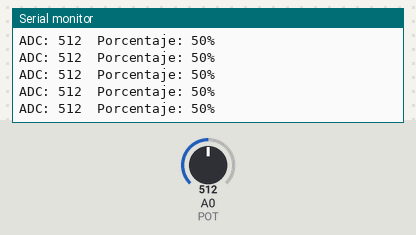
A sketch run on a simulated Arduino Uno, built with avr-gcc and run on an emulated ATmega328P. Parts: the last lines printed to the serial monitor. Inputs (shaded band) come from the test bench; at power-on: A0 (POT) = 512.

Above: at 1.2 s.
1.3 s: A0 (POT) set to 716
At 1.31 s:
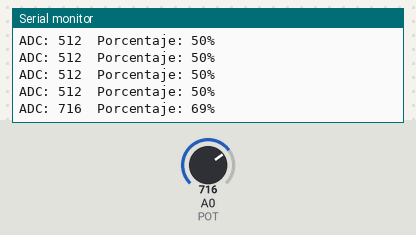
2.8 s: A0 (POT) set to 900
At 2.82 s:
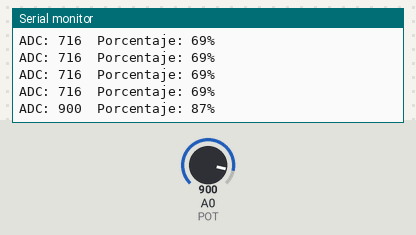
Timing chart, 0 to 5.8 s (numbered marks = the images above; inputs shaded):
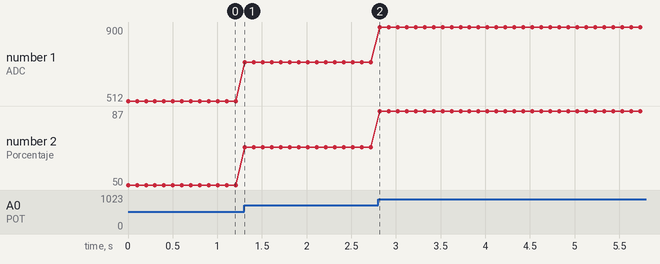

The sketch:

potenciometro_porcentaje.ino
```cpp
const int POT = A0;

void setup() {
  Serial.begin(9600);
}

void loop() {
  int lectura = analogRead(POT);
  int porcentaje = map(lectura, 0, 1023, 0, 100);

  Serial.print("ADC: ");
  Serial.print(lectura);
  Serial.print("  Porcentaje: ");
  Serial.print(porcentaje);
  Serial.println("%");

  delay(100);
}
```

Measured:
- after the input at 1.3 s, the serial monitor: prints a new line at once (image 1)
- after the input at 2.8 s, the serial monitor: prints a new line at once (image 2)
- plotted number 1: 512 → 716 after the input at 1.3 s, 716 → 900 after the input at 2.8 s
- plotted number 2: 50 → 69 after the input at 1.3 s, 69 → 87 after the input at 2.8 s
